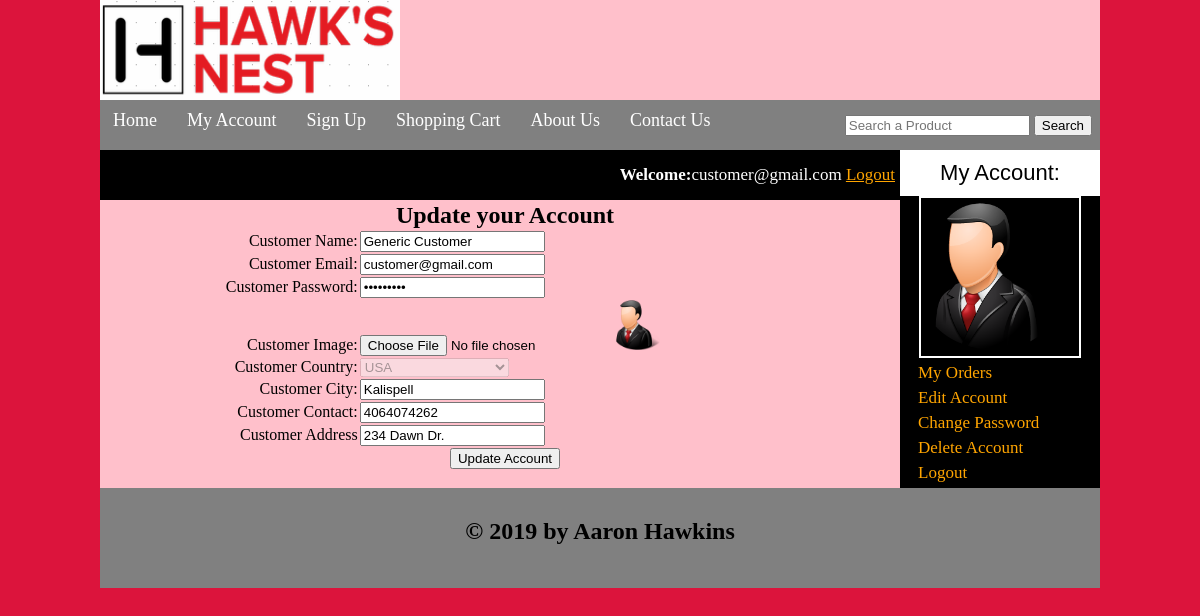
The page /customer/my_account.php?edit_account (signed in) on the database its author committed.
### tables this page shows
CREATE TABLE IF NOT EXISTS `customers` (
  `customer_id` int(10) NOT NULL AUTO_INCREMENT,
  `customer_ip` varchar(255) NOT NULL,
  `customer_name` text NOT NULL,
  `customer_email` varchar(100) NOT NULL,
  `customer_pass` varchar(100) NOT NULL,
  `customer_country` text NOT NULL,
  `customer_city` text NOT NULL,
  `customer_contact` varchar(255) NOT NULL,
  `customer_address` text NOT NULL,
  `customer_image` text NOT NULL,
  PRIMARY KEY (`customer_id`)
);

### customer/edit_account.php (the view, shortened to what this page needs)
<?php
		include("includes/db.php");
		$user = $_SESSION['customer_email'];
		$get_customer = "select * from customers where customer_email='$user'";
		$run_customer = mysqli_query($con, $get_customer);
		$row_customer = mysqli_fetch_array($run_customer);
		$name = $row_customer['customer_name'];
		$email = $row_customer['customer_email'];
		$pass = $row_customer['customer_pass'];
		$country = $row_customer['customer_country'];
		$city = $row_customer['customer_city'];
		$contact = $row_customer['customer_contact'];
		$address= $row_customer['customer_address'];
		$image = $row_customer['customer_image'];
?>
<form action="" method="post" enctype="multipart/form-data">
			<table align="center" width="750">
				<tr align="center">
					<td colspan="6"><h2>Update your Account</h2></td>
				</tr>
				<tr>
					<td align="right">Customer Name:</td>
					<td><input type="text" name="c_name" value="<?php echo $name;?>" required/></td>
				</tr>
				<tr>
					<td align="right">Customer Email:</td>
					<td><input type="text" name="c_email" value="<?php echo $email;?>" required/></td>
				</tr>
				<tr>
					<td align="right">Customer Password:</td>
					<td><input type="password" name="c_pass" value="<?php echo $pass;?>" required/></td>
				</tr>
				<tr>
					<td align="right">Customer Image:</td>
					<td><input type="file" name="c_image"/><img src="customer_images/<?php echo $image; ?>" width="50" height="50"/></td>
				</tr>
				<tr>
					<td align="right">Customer Country:</td>
					<td>
					<select name="c_country" disabled>
						<option><?php echo $country; ?></option>
					</select>
					</td>
				</tr>
				<tr>
					<td align="right">Customer City:</td>
					<td><input type="text" name="c_city" value="<?php echo $city;?>"/></td>
				</tr>
				<tr>
					<td align="right">Customer Contact:</td>
					<td><input type="text" name="c_contact" value="<?php echo $contact;?>"/></td>
				</tr>
				<tr>
					<td align="right">Customer Address</td>
					<td><input type="text" name="c_address" value="<?php echo $address;?>"/></td>
				</tr>
			<tr align="center">
				<td colspan="6"><input type="submit" name="update" value="Update Account" /></td>
			</tr>
			</table>
		</form>

### customer/my_account.php (shortened to what this page needs)
<!DOCTYPE>
<?php
include("functions/functions.php");
?>
<html>
	<head>
	<link rel="stylesheet" href="styles/style.css" media="all" />
	</head>
<body>
	<div class="main_wrapper">
		<div class="header_wrapper">
			<a href="index.php"><img id="logo" src="images/hawksnestlogo.png" /> </a>
		</div>
		<div class="menubar">
			<ul id="menu">
				<li><a href="../index.php">Home</a></li>
				<li><a href="my_account.php">My Account</a></li>
				<li><a href="../customer_register.php">Sign Up</a></li>
				<li><a href="../cart.php">Shopping Cart</a></li>
				<li><a href="../aboutus.php">About Us</a></li>
				<li><a href="../contact.php">Contact Us</a></li>
			</ul>
			<div id="form">
				<form method="get" action="results.php" enctype="multipart/form-data">
					<input type="text" name="user_query" placeholder="Search a Product"/ >
					<input type="submit" name="search" value="Search" />
				</form>
			</div>
		</div>
		<div class="content_wrapper">
			<div id="sidebar">
				<div id="sidebar_title">My Account:</div>
				<ul id="cats">
				<?php
				$user = $_SESSION['customer_email'];
				$get_img = "select * from customers where customer_email='$user'";
				$run_img = mysqli_query($con, $get_img);
				$row_img = mysqli_fetch_array($run_img);
				$c_image = $row_img['customer_image'];
				echo "<p style='text-align:center;'><img src='customer_images/$c_image' width='150' height='150'/></p>";
				?>
				<li><a href="my_account.php?my_orders">My Orders</a></li>
				<li><a href="my_account.php?edit_account">Edit Account</a></li>
				<li><a href="my_account.php?change_pass">Change Password</a></li>
				<li><a href="my_account.php?delete_account">Delete Account</a></li>
				<li><a href="logout.php">Logout</a></li>
				</div>
			<div id="content_area">
			<div id="shopping_cart">
					<span style="float:right; font-size:17px; padding:5px; line-height:40px;">
					<?php
					if(isset($_SESSION['customer_email'])){
					echo "<b>Welcome:</b>" . $_SESSION['customer_email'] ;
					}
					?>
					<?php
					if(!isset($_SESSION['customer_email'])){
					echo "<a href='checkout.php' style='color:orange;'>Login</a>";
					}
					else {
					echo "<a href='logout.php' style='color:orange;'>Logout</a>";
					}
					?>
					</span>
			</div>
				<div id="products_box">
				<?php
				if(isset($_GET['edit_account'])){
				include("edit_account.php");
				}
				?>
				</div>
			</div>
		</div>
		<div id="footer">
		<h2 style="text-align:center; padding-top:30px;">&copy; 2019 by Aaron Hawkins</h2>
		</div>
	</div>
</body>
</html>

### customer/styles/style.css (style rules this page uses)
html, body, div, span, applet, object, iframe, h1, h2, h3, h4, h5, h6, p, blockquote, pre, a, abbr, acronym, address, big, cite, code, del, dfn, em, img, ins, kbd, q, s, samp, small, strike, strong, sub, sup, tt, var, b, u, i, center, dl, dt, dd, ol, ul, li, fieldset, form, label, legend, table, caption, tbody, tfoot, thead, tr, th, td, article, aside, canvas, details, embed, figure, figcaption, footer, header, hgroup, menu, nav, output, ruby, section, summary, time, mark, audio, video { margin: 0; padding: 0; border: 0; vertical-align: baseline; }
body { background:crimson; }
.main_wrapper { width:1000px; height:auto; margin:auto; background:pink; }
.header_wrapper { width:1000px; height:100px; margin:auto; }
#logo { float:left; }
.menubar { width:1000px; height:50px; background:gray; color:white; }
#menu { padding:0; margin:0; line-height:40px; float:left; }
#menu li { list-style:none; display:inline; }
#menu a { text-decoration:none; color:white; padding:8px; margin:5px; font-size:18px; font-family:COMIC SANS MS; }
#form { float:right; padding-right:8px; line-height:50px; }
.content_wrapper { width:1000px; margin:auto; background:pink; }
#content_area { width:800px; float:left; background:pink; }
#sidebar { width:200px; background:black; float:right; }
#sidebar_title { background:white; color:black; font-size:22px; font-family:arial; padding:10px; text-align:center; }
#cats { text-align:left; }
#cats li { list-style:none; margin:5px; }
#cats a { color:orange; padding:8px; margin:5px; text-align:left; font-size:17px; text-decoration:none; font-family:Comic Sans Ms; }
#cats img { border:2px solid white; padding:4px; }
#products_box { width:780px; text-align:center; margin-left:30px; margin-bottom:10px; }
#shopping_cart { width:800px; height:50px; background:black; color:white; }
#footer { width:1000px; height:100px; background:gray; clear:both; }

### rows shown on the page
customers: customer_image (picture), c_name "Generic Customer", c_email "customer@gmail.com", c_country "USA", c_city "Kalispell", c_contact "4064074262", c_address "234 Dawn Dr."

### other values the page prints
$_SESSION['customer_email'] "customer@gmail.com"
